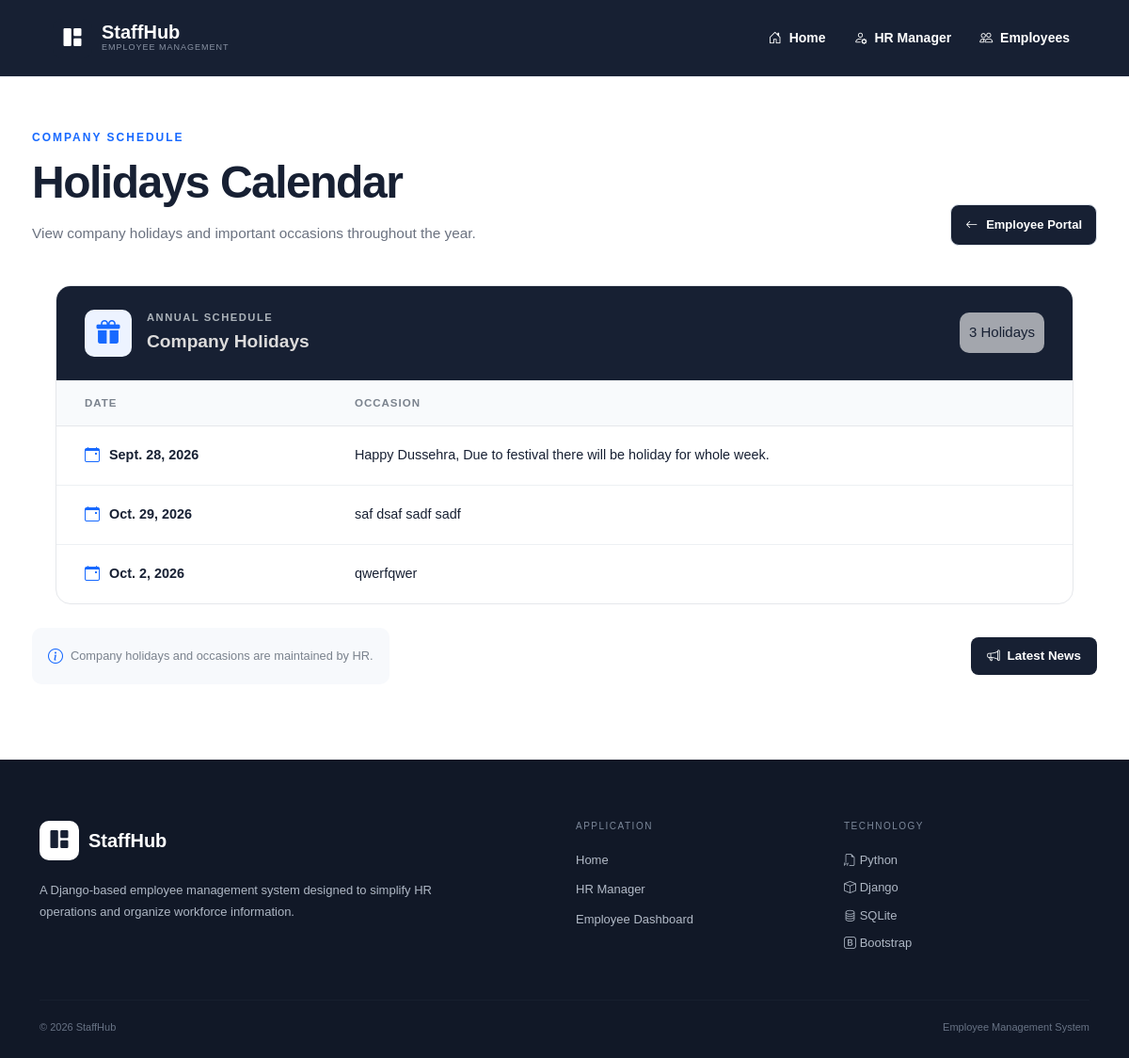
/holidays/, run on an earlier commit of the app's database.
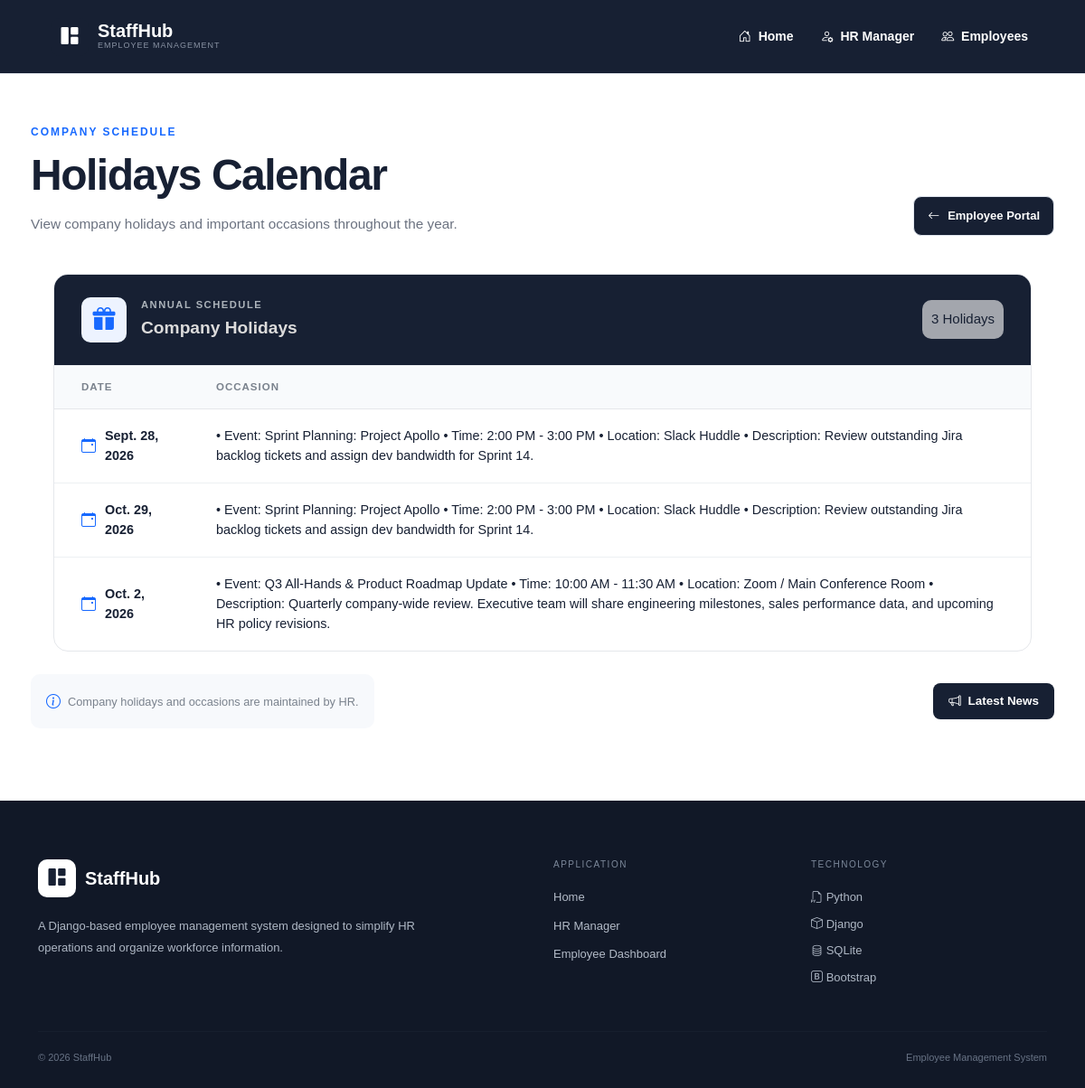
And on a later commit of the database.
### empmngt/models.py (models this page shows)
class Calender(models.Model):
    Date = models.DateField()
    Occasion = models.TextField(max_length=1000)

### empmngt/views.py (the view)
# urls.py: path('holidays/', views.holidays),
def holidays(request):
    data = Calender.objects.all()
    return render(request, 'empmngt/holidays.html', {'d': data})

### empmngt/middle.py (called while the page is built)
    def __call__(self, request):
        response = self.get_response(request)
        if response.status_code == 404:
            return render(request, 'empmngt/technical_issue.html', status=404)
        return response

### templates/empmngt/holidays.html (shortened to what this page needs)
{% extends "empmngt/navbar.html" %}
{% load static %}
{% block nav_block %}
<section class="holiday-page">
    <div class="holiday-header">
        <div>
            <span class="holiday-eyebrow">
                COMPANY SCHEDULE
            </span>
            <h1>Holidays Calendar</h1>
            <p>
                View company holidays and important occasions
                throughout the year.
            </p>
        </div>
        {%if user.is_staff%}
        <a href="/calender" class="back-link">
            <i class="bi bi-arrow-left"></i>
            Add Calendar
        </a>
        {%else%}
        <a href="/empdash" class="back-link">
            <i class="bi bi-arrow-left"></i>
            Employee Portal
        </a>
        {%endif%}
    </div>
    <div class="holiday-table-wrapper">
        <div class="holiday-table-header">
            <div class='d-flex gap-3'>
                <div class='article-icon'>
                    <i class='bi bi-gift-fill'></i>
                </div>
                <div>
                    <span>ANNUAL SCHEDULE</span>
                    <h2>Company Holidays</h2>
                </div>
            </div>
            <div class="holiday-count">
                {{ d|length }} Holidays
            </div>
        </div>
        <table class="holiday-table">
            <thead>
                <tr>
                    <th>Date</th>
                    <th>Occasion</th>
                </tr>
            </thead>
            <tbody>
                {% for i in d %}
                <tr>
                    <td>
                        <span class="holiday-date">
                            <i class="bi bi-calendar-event"></i>
                            {{ i.Date }}
                        </span>
                    </td>
                    <td>
                        <span class="holiday-occasion">
                            {{ i.Occasion }}
                        </span>
                    </td>
                </tr>
                {% endfor %}
            </tbody>
        </table>
    </div>
    <div class="holiday-actions">
        <div class="calendar-note">
            <i class="bi bi-info-circle"></i>
            Company holidays and occasions are maintained by HR.
        </div>
        <a href="/news" class="news-btn">
            <i class="bi bi-megaphone"></i>
            Latest News
        </a>
    </div>
</section>
{% endblock %}

What changed in the data, as far as the page shows it:
changed Calender "Sept. 28, 2026": Occasion "Happy Dussehra, Due to festival there will be holiday for whole week." → "• Event: Sprint Planning: Project Apollo • Time: 2:00 PM - 3:00 PM • Location: Slack Huddle • Description: Review outstanding Jira backlog tickets and assign dev bandwidth for Sprint 14."
changed Calender "Oct. 29, 2026": Occasion "saf dsaf sadf sadf" → "• Event: Sprint Planning: Project Apollo • Time: 2:00 PM - 3:00 PM • Location: Slack Huddle • Description: Review outstanding Jira backlog tickets and assign dev bandwidth for Sprint 14."
changed Calender: Occasion "qwerfqwer" → "• Event: Q3 All-Hands & Product Roadmap Update • Time: 10:00 AM - 11:30 AM • Location: Zoom / Main Conference Room • Description: Quarterly company-wide review. Executive team will share engineering milestones, sales performance data, and upcoming HR policy revisions."
